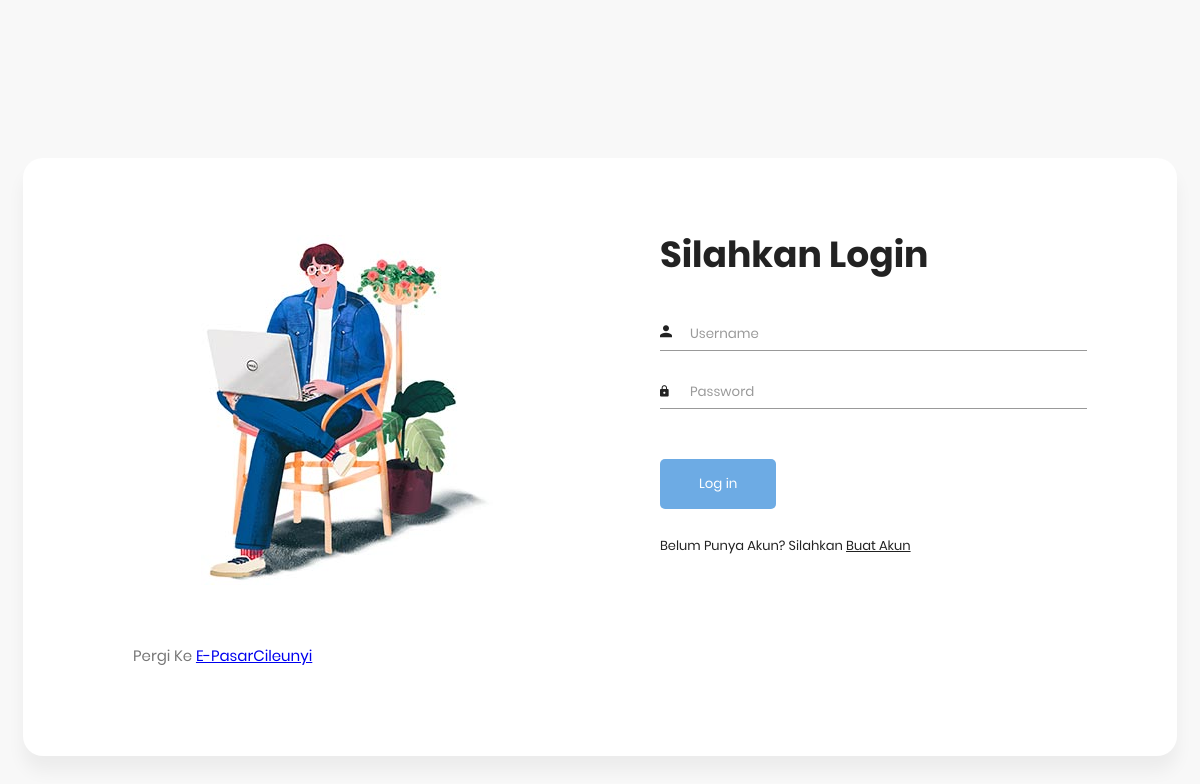
The app's page /index.php/auth/login with its own data.
### tables this page shows
CREATE TABLE `settings` (
  `id` int(10) NOT NULL,
  `key` varchar(32) NOT NULL,
  `content` varchar(191) NOT NULL
);

### application/controllers/auth/Login.php (called while the page is built, shortened)
<?php
class Login extends CI_Controller {
    public function __construct()
    {
        $this->load->library(['form_validation', 'encryption']);
        $this->load->model('auth/Login_model', 'login');
    }
    public function index()
    {
        $params['flash_message'] = $this->session->flashdata('login_flash');
        $params['old_username'] = $this->session->flashdata('old_username');
        $params['redirection'] = $this->input->get('redir_to');
        $this->session->set_userdata('redirection', $params['redirection']);
        $this->load->view('auth/login', $params);
    }
}

### index.php (called while the page is built, shortened)
<?php
require_once BASEPATH.'core/CodeIgniter.php';

### application/helpers/global_helper.php (called while the page is built, shortened)
<?php
if ( ! function_exists('get_settings'))
{
    function get_settings($key = '')
    {
        $CI =& get_instance();
        $row = $CI->db
            ->select('content')
            ->where('key', $key)
            ->get('settings')
            ->row();
        return $row->content;
    }
}
if ( ! function_exists('get_store_name'))
{
    function get_store_name()
    {
        return get_settings('store_name');
    }
}

### application/helpers/themes_helper.php (called while the page is built, shortened)
<?php
if ( ! function_exists('get_theme_name'))
{
    function get_theme_name() {
        $current_theme = get_settings('current_theme_name');
        return ($current_theme) ? $current_theme : false;
    }
}
if ( ! function_exists('get_theme_uri'))
{
    function get_theme_uri($file_name = null, $theme_name = NULL)
    {
        $theme_name = ($theme_name == NULL) ? get_theme_name() : $theme_name;
        return is_null($file_name) ? base_url('assets/themes/'. $theme_name .'/') : base_url('assets/themes/'. $theme_name .'/'. $file_name) ;
    }
}

### application/views/auth/login.php (the view, shortened to what this page needs)
?><!DOCTYPE html>
<html lang="id-ID">
    <head>
    <link href="<?php echo get_theme_uri('custom/auth/form/fonts/material-icon/css/material-design-iconic-font.min.css'); ?>" rel="stylesheet" media="all">
    <link href="<?php echo get_theme_uri('custom/auth/form/css/style.css'); ?>" rel="stylesheet" media="all">
</head>
<body>
    <div class="main">
        <section class="sign-in">
            <div class="container">
                <div class="signin-content">
                    <div class="signin-image">
                        <figure><img src="<?php echo get_theme_uri('custom/auth/form/images/signin-image.jpg'); ?>" alt="sing up image"></figure>
                        <p class="copyright-agileinfo"> Pergi Ke <?php echo anchor(base_url(), get_store_name()); ?></p>
                    </div>
                    <div class="signin-form">
                        <h2 class="form-title">Silahkan Login</h2>
            <?php echo form_open('auth/login/do_login'); ?>
                        <form method="POST" class="register-form">
                            <div class="form-group">
                                <label for="your_name"><i class="zmdi zmdi-account material-icons-name"></i></label>
                                <input type="text" name="username" value="<?php echo set_value('username', $old_username); ?>" placeholder="Username" minlength="4" maxlength="16" required>
                            </div>
                            <div class="form-group">
                                <label for="your_pass"><i class="zmdi zmdi-lock"></i></label>
                                <input type="password" name="password" placeholder="Password" required>
                            </div>
                            <div class="form-group form-button">
                                <input type="submit" class="form-submit" value="Log in"/>
                            </div>
                            <div class="form-group">
                                <label for="agree-term" class="label-agree-term"><span><span></span></span>Belum Punya Akun? Silahkan
                                    <a href="<?php echo site_url('auth/register'); ?>" class="term-service">Buat Akun</a></label>
                            </div>
                            <?php echo form_close(); ?>
                        </form>
                    </div>
                </div>
            </div>
        </section>
    </div>
</body>
</html>

### assets/themes/vegefoods/custom/auth/form/css/style.css (style rules this page uses)
display-flex, .display-flex, .display-flex-center, .signup-content, .signin-content, .social-login, .socials { display: flex; display: -webkit-flex; }
input, select, textarea { outline: none; appearance: unset !important; -moz-appearance: unset !important; -webkit-appearance: unset !important; -o-appearance: unset !important; -ms-appearance: unset !important; }
img { max-width: 100%; height: auto; }
figure { margin: 0; }
p { margin-bottom: 0px; font-size: 15px; color: #777; }
h2 { line-height: 1.66; margin: 0; padding: 0; font-weight: bold; color: #222; font-family: Poppins; font-size: 36px; }
.main { background: #f8f8f8; padding: 150px 0; }
body { font-size: 13px; line-height: 1.8; color: #222; background: #f8f8f8; font-weight: 400; font-family: Poppins; }
.container { width: 900px; background: #fff; margin: 0 auto; box-shadow: 0px 15px 16.83px 0.17px rgba(0, 0, 0, 0.05); -moz-box-shadow: 0px 15px 16.83px 0.17px rgba(0, 0, 0, 0.05); -webkit-box-shadow: 0px 15px 16.83px 0.17px rgba(0, 0, 0, 0.05); -o-box-shadow: 0px 15px 16.83px 0.17px rgba(0, 0, 0, 0.05); -ms-box-shadow: 0px 15px 16.83px 0.17px rgba(0, 0, 0, 0.05); border-radius: 20px; -moz-border-radius: 20px; -webkit-border-radius: 20px; -o-border-radius: 20px; -ms-border-radius: 20px; }
.signup-form, .signup-image, .signin-form, .signin-image { width: 50%; overflow: hidden; }
.form-title { margin-bottom: 33px; }
figure { margin-bottom: 50px; text-align: center; }
.form-submit { display: inline-block; background: #6dabe4; color: #fff; border-bottom: none; width: auto; padding: 15px 39px; border-radius: 5px; -moz-border-radius: 5px; -webkit-border-radius: 5px; -o-border-radius: 5px; -ms-border-radius: 5px; margin-top: 25px; cursor: pointer; }
.term-service { font-size: 13px; color: #222; }
.form-group { position: relative; margin-bottom: 25px; overflow: hidden; }
.form-group:last-child { margin-bottom: 0px; }
input { width: 100%; display: block; border: none; border-bottom: 1px solid #999; padding: 6px 30px; font-family: Poppins; box-sizing: border-box; }
label { position: absolute; left: 0; top: 50%; transform: translateY(-50%); -moz-transform: translateY(-50%); -webkit-transform: translateY(-50%); -o-transform: translateY(-50%); -ms-transform: translateY(-50%); color: #222; }
.label-agree-term { position: relative; top: 0%; transform: translateY(0); -moz-transform: translateY(0); -webkit-transform: translateY(0); -o-transform: translateY(0); -ms-transform: translateY(0); }
.material-icons-name { font-size: 18px; }
.signin-content { padding-top: 67px; padding-bottom: 87px; }
.signin-form { margin-right: 90px; margin-left: 80px; }
.signin-image { margin-left: 110px; margin-right: 20px; margin-top: 10px; }
@media screen and (max-width: 1200px) { .container { width: calc( 100% - 30px); max-width: 100%; } }
@media screen and (min-width: 1024px) { .container { max-width: 1200px; } }

### records on screen
settings: content (picture)
settings: content "E-PasarCileunyi"
